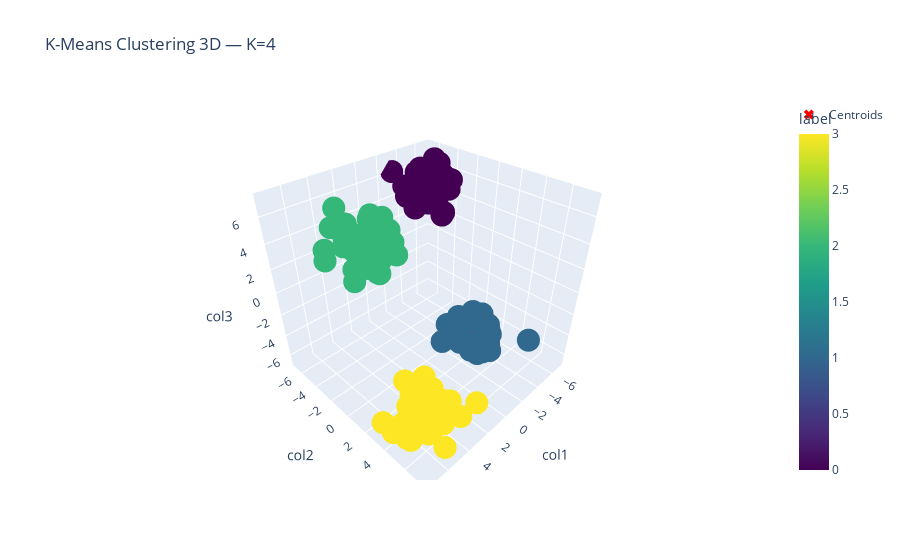

Notebook source saved alongside this figure:
### Code cell
# Interactive 3D Scatter Plot using Plotly Express
fig = px.scatter_3d(
    df,
    x='col1',
    y='col2',
    z='col3',
    color='label',
    color_continuous_scale='Viridis',
    title=f'K-Means Clustering 3D — K={best_k}'
)

# Add cluster centroids
centroids = pd.DataFrame(final_kmeans.cluster_centers_, columns=['col1', 'col2', 'col3'])
fig.add_scatter3d(
    x=centroids['col1'],
    y=centroids['col2'],
    z=centroids['col3'],
    mode='markers',
    marker=dict(size=9, color='red', symbol='x'),
    name='Centroids'
)

fig.show()

### Figure 1 — Plotly figure (JSON) as saved in the notebook; plotly's stock layout.template omitted (floating-point values rounded to 4 significant figures; data arrays with more than 128 entries replaced by an {"elided": "..."} marker saying what was removed)
{"data": [{"hovertemplate": "col1=%{x}<br>col2=%{y}<br>col3=%{z}<br>label=%{marker.color}<extra></extra>", "legendgroup": "", "marker": {"color": {"elided": "200 int values"}, "coloraxis": "coloraxis", "symbol": "circle"}, "mode": "markers", "name": "", "scene": "scene", "showlegend": false, "type": "scatter3d", "x": {"elided": "200 float values"}, "y": {"elided": "200 float values"}, "z": {"elided": "200 float values"}}, {"marker": {"color": "red", "size": 9, "symbol": "x"}, "mode": "markers", "name": "Centroids", "type": "scatter3d", "x": [-4.978, -2.534, 3.495, 5.014], "y": [-4.844, 2.747, -2.468, 5.017], "z": [5.028, -3.968, 4.067, -4.79]}], "layout": {"coloraxis": {"colorbar": {"title": {"text": "label"}}, "colorscale": [[0, "#440154"], [0.1111, "#482878"], [0.2222, "#3e4989"], [0.3333, "#31688e"], [0.4444, "#26828e"], [0.5556, "#1f9e89"], [0.6667, "#35b779"], [0.7778, "#6ece58"], [0.8889, "#b5de2b"], [1, "#fde725"]]}, "legend": {"tracegroupgap": 0}, "scene": {"domain": {"x": [0, 1], "y": [0, 1]}, "xaxis": {"title": {"text": "col1"}}, "yaxis": {"title": {"text": "col2"}}, "zaxis": {"title": {"text": "col3"}}}, "title": {"text": "K-Means Clustering 3D — K=4"}}}
